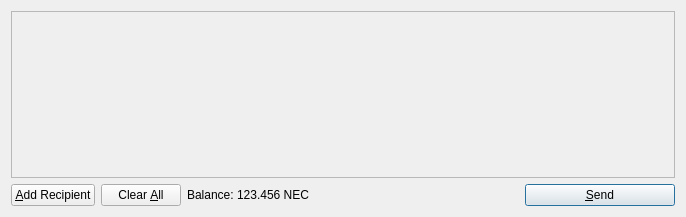
<?xml version="1.0" encoding="UTF-8"?>
<ui version="4.0">
 <class>SendCoinsDialog</class>
 <widget class="QDialog" name="SendCoinsDialog">
  <property name="geometry">
   <rect>
    <x>0</x>
    <y>0</y>
    <width>686</width>
    <height>217</height>
   </rect>
  </property>
  <property name="windowTitle">
   <string>Send Coins</string>
  </property>
  <layout class="QVBoxLayout" name="verticalLayout">
   <item>
    <widget class="QScrollArea" name="scrollArea">
     <property name="widgetResizable">
      <bool>true</bool>
     </property>
     <widget class="QWidget" name="scrollAreaWidgetContents">
      <property name="geometry">
       <rect>
        <x>0</x>
        <y>0</y>
        <width>666</width>
        <height>165</height>
       </rect>
      </property>
      <layout class="QVBoxLayout" name="verticalLayout_2">
       <property name="margin">
        <number>0</number>
       </property>
       <item>
        <layout class="QVBoxLayout" name="entries">
         <property name="spacing">
          <number>6</number>
         </property>
        </layout>
       </item>
       <item>
        <spacer name="verticalSpacer">
         <property name="orientation">
          <enum>Qt::Vertical</enum>
         </property>
         <property name="sizeHint" stdset="0">
          <size>
           <width>20</width>
           <height>40</height>
          </size>
         </property>
        </spacer>
       </item>
      </layout>
     </widget>
    </widget>
   </item>
   <item>
    <layout class="QHBoxLayout" name="horizontalLayout">
     <item>
      <widget class="QPushButton" name="addButton">
       <property name="toolTip">
        <string>Send to multiple recipients at once</string>
       </property>
       <property name="text">
        <string>&amp;Add Recipient</string>
       </property>
       <property name="icon">
        <iconset resource="../bitcoin.qrc">
         <normaloff>:/icons/add</normaloff>:/icons/add</iconset>
       </property>
       <property name="autoDefault">
        <bool>false</bool>
       </property>
      </widget>
     </item>
     <item>
      <widget class="QPushButton" name="clearButton">
       <property name="sizePolicy">
        <sizepolicy hsizetype="Minimum" vsizetype="Fixed">
         <horstretch>0</horstretch>
         <verstretch>0</verstretch>
        </sizepolicy>
       </property>
       <property name="toolTip">
        <string>Remove all transaction fields</string>
       </property>
       <property name="text">
        <string>Clear &amp;All</string>
       </property>
       <property name="icon">
        <iconset resource="../bitcoin.qrc">
         <normaloff>:/icons/remove</normaloff>:/icons/remove</iconset>
       </property>
       <property name="autoRepeatDelay">
        <number>300</number>
       </property>
       <property name="autoDefault">
        <bool>false</bool>
       </property>
      </widget>
     </item>
     <item>
      <layout class="QHBoxLayout" name="horizontalLayout_2">
       <property name="spacing">
        <number>3</number>
       </property>
       <item>
        <widget class="QLabel" name="label">
         <property name="text">
          <string>Balance:</string>
         </property>
        </widget>
       </item>
       <item>
        <widget class="QLabel" name="labelBalance">
         <property name="cursor">
          <cursorShape>IBeamCursor</cursorShape>
         </property>
         <property name="text">
          <string>123.456 NEC</string>
         </property>
         <property name="textInteractionFlags">
          <set>Qt::LinksAccessibleByMouse|Qt::TextSelectableByKeyboard|Qt::TextSelectableByMouse</set>
         </property>
        </widget>
       </item>
      </layout>
     </item>
     <item>
      <spacer name="horizontalSpacer">
       <property name="orientation">
        <enum>Qt::Horizontal</enum>
       </property>
       <property name="sizeHint" stdset="0">
        <size>
         <width>40</width>
         <height>20</height>
        </size>
       </property>
      </spacer>
     </item>
     <item>
      <widget class="QPushButton" name="sendButton">
       <property name="minimumSize">
        <size>
         <width>150</width>
         <height>0</height>
        </size>
       </property>
       <property name="toolTip">
        <string>Confirm the send action</string>
       </property>
       <property name="text">
        <string>&amp;Send</string>
       </property>
       <property name="icon">
        <iconset resource="../bitcoin.qrc">
         <normaloff>:/icons/send</normaloff>:/icons/send</iconset>
       </property>
       <property name="default">
        <bool>true</bool>
       </property>
      </widget>
     </item>
    </layout>
   </item>
  </layout>
 </widget>
 <resources>
  <include location="../bitcoin.qrc"/>
 </resources>
 <connections/>
</ui>
